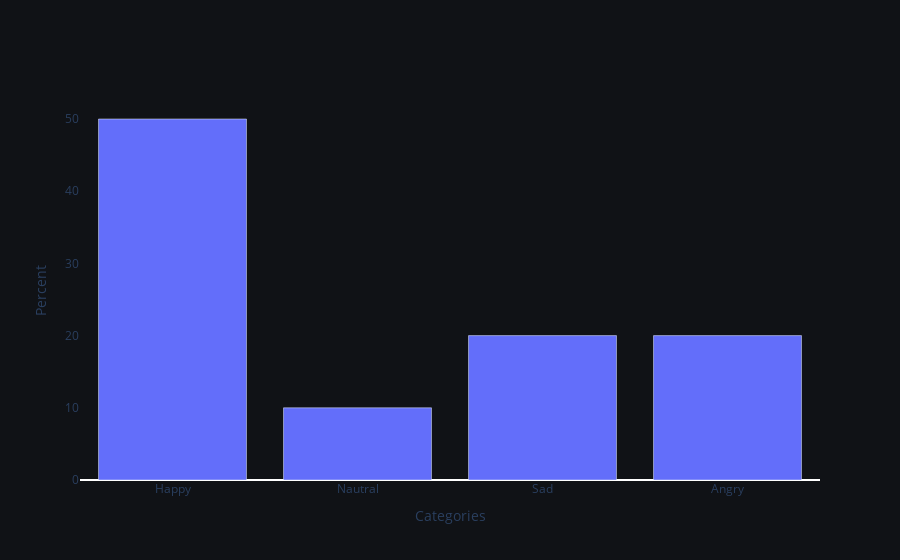

The notebook cell this image was saved under:
### Code cell
import plotly.graph_objects as go

# Sample data
categories = ['Happy', 'Nautral', 'Sad', 'Angry']
values = [50, 10, 20, 20]

# Creating the bar chart
fig = go.Figure(data=[go.Bar(x=categories, y=values)])

# Updating layout
fig.update_layout(
    xaxis=dict(title='Categories', showgrid=False),
    yaxis=dict(title='Percent', showgrid=False),
    plot_bgcolor='rgb(16,18,22)',
    paper_bgcolor='rgb(16,18,22)'
)

# Display the chart
fig.show()

### Figure 1 — Plotly figure (JSON) as saved in the notebook; plotly's stock layout.template omitted (floating-point values rounded to 4 significant figures)
{"data": [{"type": "bar", "x": ["Happy", "Nautral", "Sad", "Angry"], "y": [50, 10, 20, 20]}], "layout": {"paper_bgcolor": "rgb(16,18,22)", "plot_bgcolor": "rgb(16,18,22)", "xaxis": {"showgrid": false, "title": {"text": "Categories"}}, "yaxis": {"showgrid": false, "title": {"text": "Percent"}}}}
